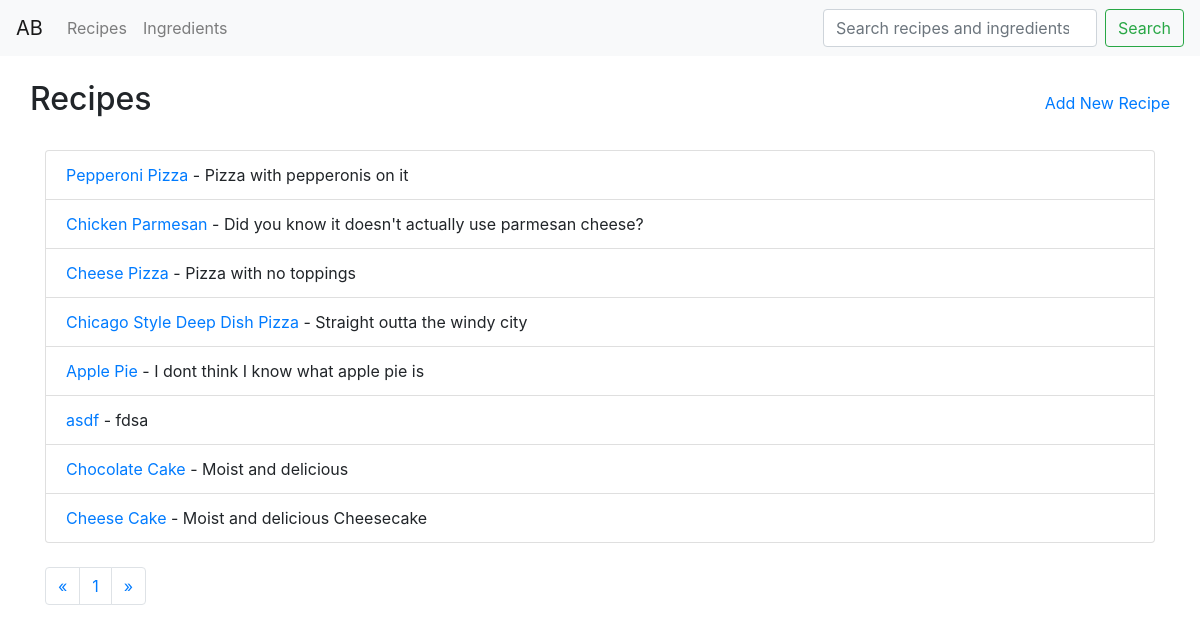
/recipe/, run on an earlier commit of the app's database.
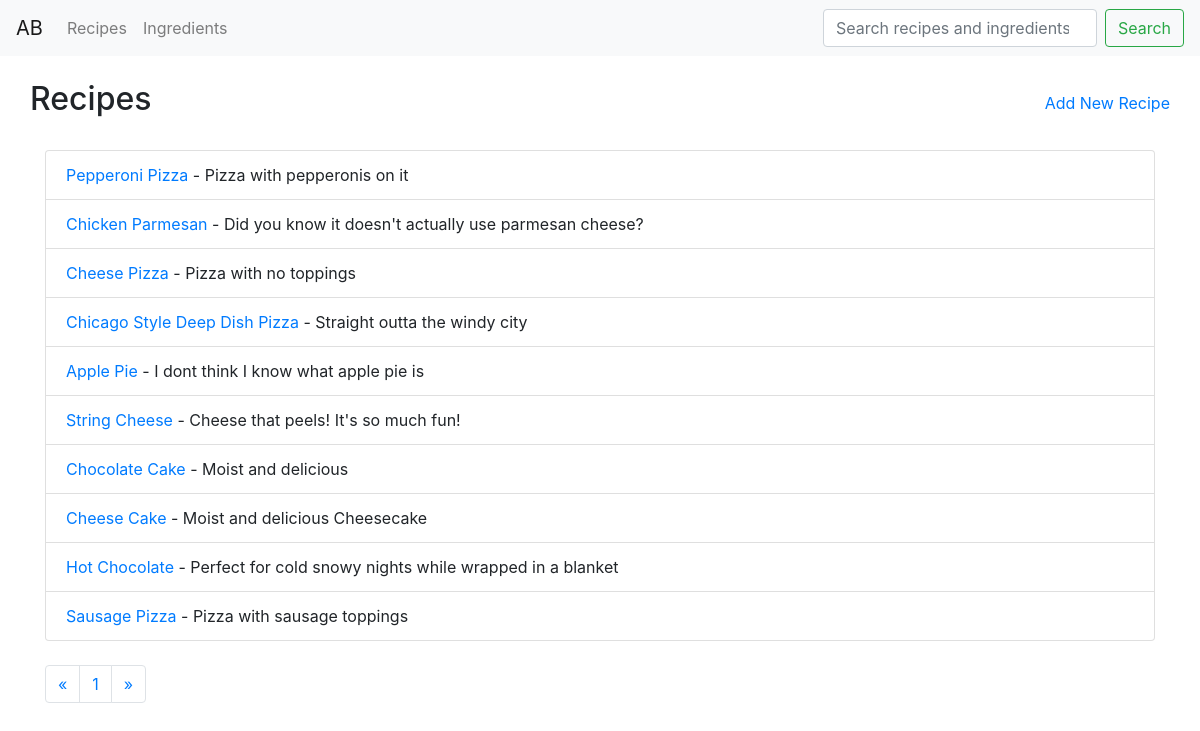
And on a later commit of the database.
### apicbase/models.py (models this page shows, shortened)
class Recipe(models.Model):
    name = models.CharField(max_length=100, unique=True)
    desc = models.CharField(max_length=1000)
    ingredients = models.ManyToManyField(RecipeIngredient)
    def get_absolute_url(self):
        return reverse("apicbase:recipe-detail", kwargs={"pk":self.id})

### apicbase/views/recipe_views.py (the view, shortened to what this page needs)
# urls.py: path('recipe/', RecipeIndex.as_view(), name='recipe-index'),
class RecipeIndex(ListView):
    template_name = 'recipes/index.html'
    def get(self, request):
        recipe_list = Recipe.objects.all()
        paginator = Paginator(recipe_list, 10)
        page_num = 0
        page_num = request.GET.get("page")
        recipes = paginator.get_page(page_num)
        return render(request, self.template_name, {'recipes': recipes, 'page_nums': range(1, paginator.num_pages+1)})

### apicbase/templates/recipes/index.html
{% extends 'base/base.html'%}
{% block content %}
<div class="row align-items-center justify-content-between">
<h2>Recipes</h2>      <a href="{% url 'apicbase:recipe-new' %}">Add New Recipe</a>
</div>
<br>
{% if recipes %}
    <ul class="list-group">
    {% for recipe in recipes %}
        <li class="list-group-item"><a href="{{ recipe.get_absolute_url }}">{{ recipe.name }}</a> - {{recipe.desc}}</li>
    {% endfor %}
    </ul>
{% else %}
    <p>No recipes.</p>
{% endif %}
<br>
<nav>
    <ul class="pagination">
        <li class="page-item">
            <a class="page-link" href="{% if recipes.has_previous %}?page={{recipes.previous_page_number}}{% else %}{{"#"}}{% endif %}">&laquo;</a>
        </li>
        {% for i in page_nums %}
        <li class="page-item" >
             <a class="page-link {% if recipes.page_number == i %} current-page{% endif %} " href="?page={{i}}">{{i}} </a>
        </li>
        {% endfor %}
        <li class="page-item">
            <a class="page-link" href="{% if recipes.has_next %}?page={{recipes.next_page_number}}{% else %}{{"#"}}{% endif %} ">&raquo;</a>
        </li>
    </ul>
</nav>
{% endblock %}

### apicbase/templates/base/base.html (shortened to what this page needs)
{% load static %}
<html>
    <head>
        <link rel="stylesheet" href="https://stackpath.bootstrapcdn.com/bootstrap/4.3.1/css/bootstrap.min.css">
    </head>
    <body>
        <nav class="navbar navbar-light bg-light navbar-expand-sm">
            <a class="navbar-brand" href="#">AB</a>
            <ul class="navbar-nav mr-auto">
                <li class="nav-item">
                    <a class="nav-link" href="{% url 'apicbase:recipe-index'%}">Recipes </a>
                </li>
                <li class="nav-item">
                    <a class="nav-link" href="{% url 'apicbase:ingredient-index'%}">Ingredients</a>
                </li>
            </ul>
            <form id="search-form" action="{% url 'apicbase:search-results'%}" class="form-inline my-2 my-lg-0 " method="get">
                <input name="q" class="form-control mr-sm-2" type="search" placeholder="Search recipes and ingredients">
                <button class="btn btn-outline-success my-2 my-sm-0" type="submit">Search</button>
            </form>
        </nav>
        <div class="container">
        <br>
        {% block content%}
        {% endblock %}
        </div>
    </body>
</html>

What changed in the data, as far as the page shows it:
removed Recipe: name "asdf", desc "fdsa"
added Recipe: name "String Cheese", desc "Cheese that peels! It's so much fun!"
added Recipe: name "Hot Chocolate", desc "Perfect for cold snowy nights while wrapped in a blanket"
added Recipe: name "Sausage Pizza", desc "Pizza with sausage toppings"
